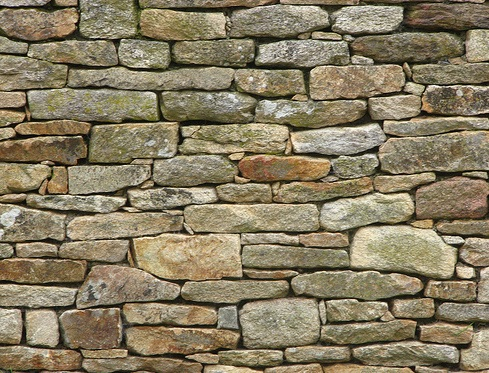
#> input picture images/Brickwork.jpg, 489 x 373 px, found by its file name
$ jupyter execute 13_Convolutions_in_Image_Processing.ipynb   (shell and % lines are left out)
#> lines starting #> are read from the running program, lines starting #| are printed output that depends on the picture
<a href="https://colab.research.google.com/github/raj-vijay/dl/blob/master/13_Convolutions_in_Image_Processing.ipynb" target="_parent"></a>

**One dimensional convolutions**

A convolution of an one-dimensional array with a kernel comprises of taking the kernel, sliding it along the array, multiplying it with the items in the array that overlap with the kernel in that location and summing this product.

Multiply each window in the input array with the kernel and sum the multiplied result and allocate the result into the correct entry in the output array (conv).

[cell 1]
import numpy as np

[cell 2]
array = np.array([1, 0, 1, 0, 1, 0, 1, 0, 1, 0])
kernel = np.array([1, -1, 0])
conv = np.array([0, 0, 0, 0, 0, 0, 0, 0, 0, 0])

# Output array
for ii in range(8):
    conv[ii] = (kernel * array[ii:ii+3]).sum()

# Print conv
print(conv)

**Image convolutions**

The convolution of an image with a kernel summarizes a part of the image as the sum of the multiplication of that part of the image with the kernel.

Here, we write the code that executes a convolution of an image with a kernel using Numpy.

Given a black and white image that is stored in the variable im, write the operations inside the loop that would execute the convolution with the provided kernel.

[cell 3]
import matplotlib.pyplot as plt
from skimage.color import rgb2gray

[cell 4]
im = plt.imread('Brickwork.jpg')
#> im is the input picture: shape (373, 489, 3); mean R, G, B 136.3, 125.1, 98.6
im = rgb2gray(im)
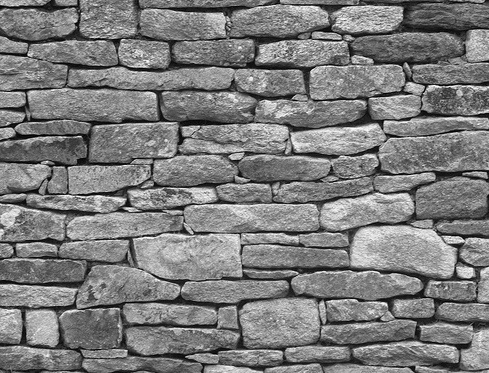
#> im: shape (373, 489) float64; min 0.000833, max 0.997, mean 0.492
im = im/255

[cell 5]
plt.imshow(im, cmap=plt.cm.gray)
plt.show()

[cell 6]
kernel = np.array([[0, 1, 0], [1, 1, 1], [0, 1, 0]])
result = np.zeros(im.shape)

# Output array
for ii in range(im.shape[0] - 3):
    for jj in range(im.shape[1] - 3):
        result[ii, jj] = (im[ii:ii+3, jj:jj+3] * kernel).sum()
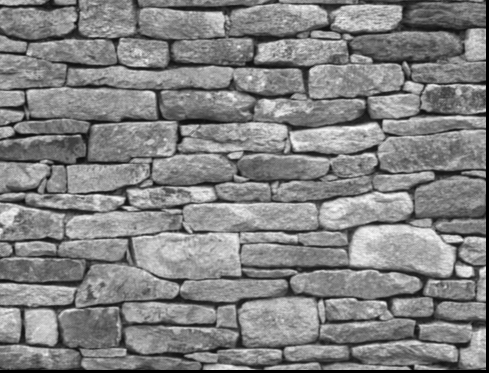
#> result: shape (373, 489) float64; min 0, max 0.0185, mean 0.00952; drawn with min black and max white

# Print result
print(result)
#> (printed output is left out)

[cell 7]
plt.imshow(result, cmap=plt.cm.gray)
plt.show()

**Defining image convolution kernels**

Earlier, we implemented a convolution given an image and a kernel.

This code is now modified to a function called convolution() that takes two inputs: image and kernel and produces the convolved image.

Now we will define kernels that will find a particular feature in the image.

[cell 8]
def convolution(image, kernel):
    kernel = kernel - kernel.mean()
    result = np.zeros(image.shape)

    for ii in range(image.shape[0]-2):
        for jj in range(image.shape[1]-2):
            result[ii, jj] = np.sum(image[ii:ii+3, jj:jj+3] * kernel)
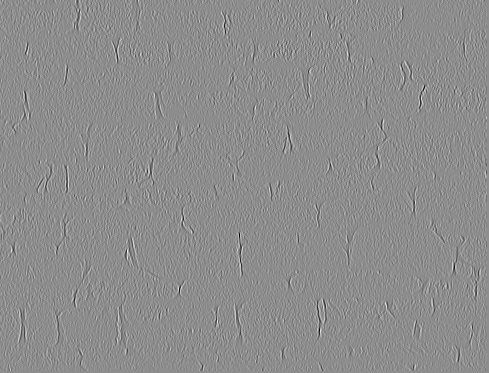
#> result: shape (373, 489) float64; min -0.00626, max 0.00505, mean 2e-07; drawn with min black and max white

    return result

**Kernel to find vertical line in images**

[cell 9]
vertical = np.array([[-1, 1, -1],
          [-1, 1, -1],
          [-1, 1, -1]])

[cell 10]
plt.imshow(convolution(im, vertical), cmap=plt.cm.gray)
plt.show()

**Kernel to find horizontal lines in images**

[cell 11]
horizontal = np.array([[-1, -1, -1],
                   [1, 1, 1],
                   [-1, -1,-1]])

[cell 12]
plt.imshow(convolution(im, horizontal), cmap=plt.cm.gray)
#> after the loop in convolution (call 2), `for ii in range(image.shape[0]-2):`:
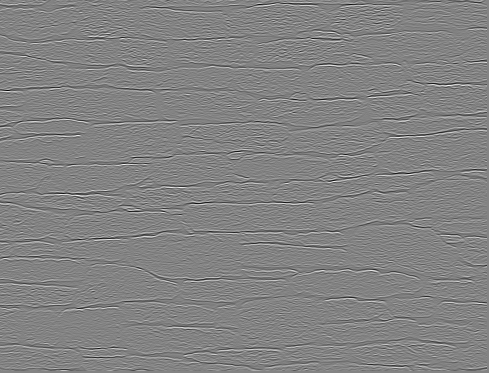
#> result: shape (373, 489) float64; min -0.0103, max 0.00971, mean -1.48e-06; drawn with min black and max white
plt.show()

**Kernel to find light spots surrounded by dark pixels**

[cell 13]
light = np.array([[-1, -1, -1],
                   [-1, 1, -1],
                   [-1, -1, -1]])

[cell 14]
plt.imshow(convolution(im, light), cmap=plt.cm.gray)
plt.show()

**Kernel to find a dark spots surrounded by bright pixels**

[cell 15]
dark = np.array([[1, 1, 1],
                   [1, -1, 1],
                   [1, 1, 1]])

[cell 16]
plt.imshow(convolution(im, dark), cmap=plt.cm.gray)
#> after the loop in convolution (call 4), `for ii in range(image.shape[0]-2):`:
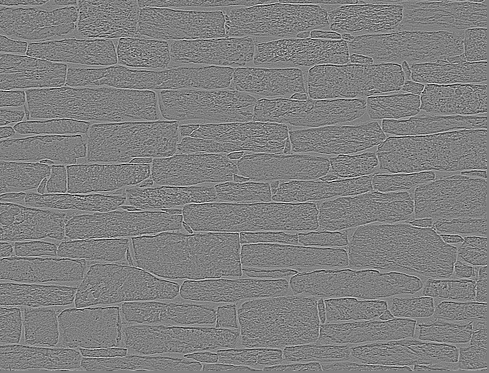
#> result: shape (373, 489) float64; min -0.00358, max 0.00356, mean 4.25e-07; drawn with min black and max white
